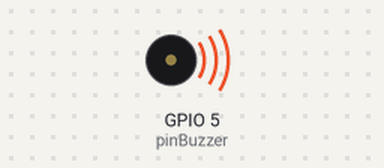
Bench run of a sketch on a simulated ESP32. Parts: buzzer (waves = sounding).

Above: at 0.5 s.
Timing chart, 0 to 4.6 s (numbered marks = the images above):
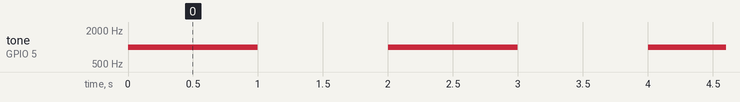

The sketch:

Buzzer.ino
```cpp
const int pinBuzzer = 5;

void setup() {
  pinMode(pinBuzzer, OUTPUT);
}

void loop() {

  // Encender el buzzer con una frecuencia de 1000 Hz
  ledcAttach(pinBuzzer, 1000, 8);
  ledcWriteTone(pinBuzzer, 1000);

  delay(1000);

  // Apagar el buzzer
  ledcWriteTone(pinBuzzer, 0);

  delay(1000);
}
```

Measured:
- by itself, tone on GPIO 5 (pinBuzzer): alternates 1000 Hz for 1.0 s and silent for 1.0 s
